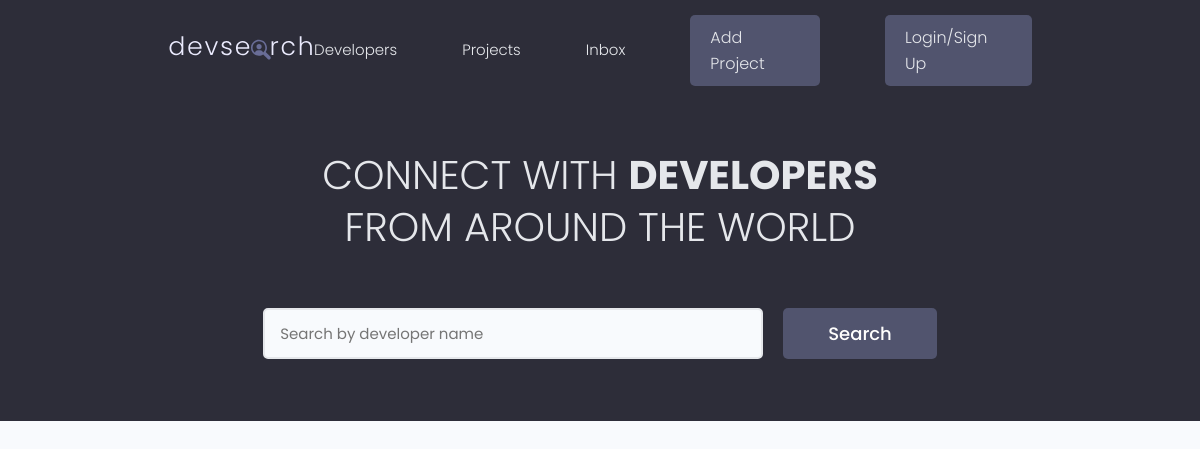
The app's page /, older data.
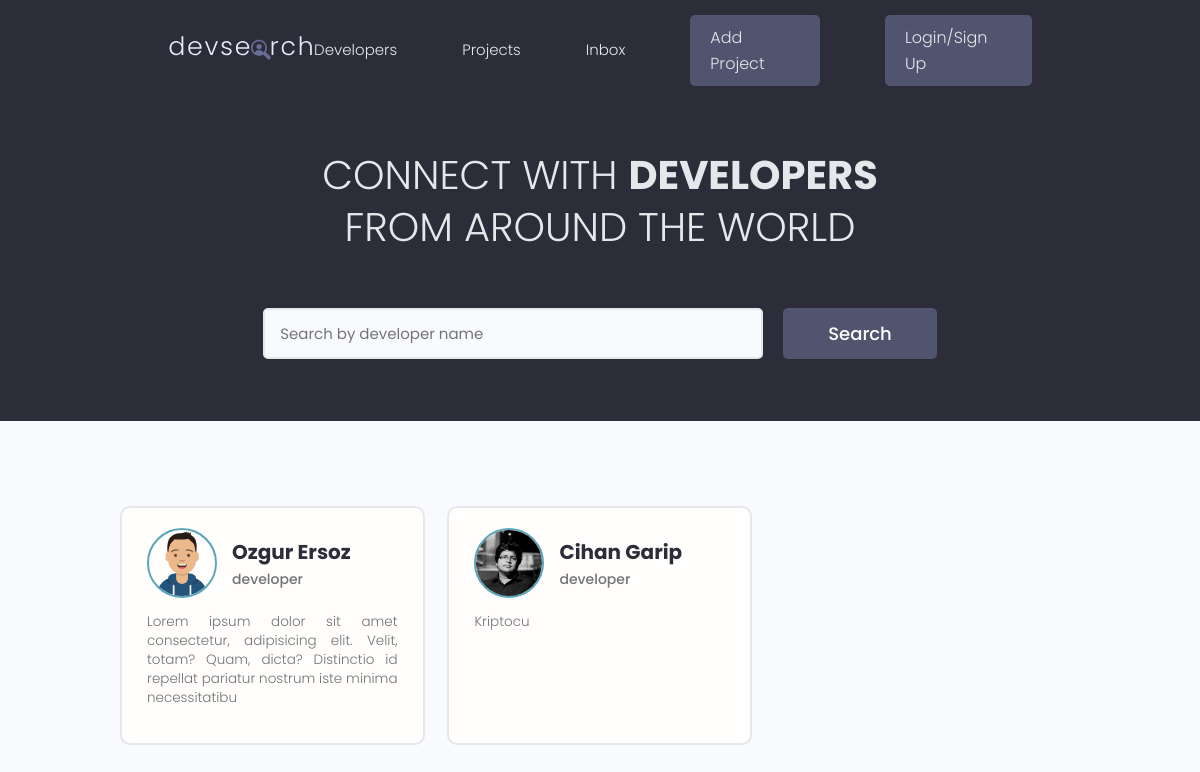
The same page, newer data.
### users/models.py (models this page shows, shortened)
class Profile(models.Model):
    user = models.OneToOneField(User, on_delete=models.CASCADE, null=True, blank=True)
    name = models.CharField(max_length=200, null=True, blank=True)
    username = models.CharField(max_length=200, null=True, blank=True)
    location = models.CharField(max_length=200, null=True, blank=True)
    email = models.EmailField(max_length=500, null=True, blank=True)
    short_intro = models.CharField(max_length=200, null=True, blank=True)
    bio = models.TextField(null=True, blank=True)
    profile_image = models.ImageField(
        null=True,
        blank=True,
        upload_to="profiles/",
        default="profiles/users-default.png",
    )
    social_github = models.CharField(max_length=200, null=True, blank=True)
    social_twitter = models.CharField(max_length=200, null=True, blank=True)
    social_linkedin = models.CharField(max_length=200, null=True, blank=True)
    social_youtube = models.CharField(max_length=200, null=True, blank=True)
    social_website = models.CharField(max_length=200, null=True, blank=True)
    id = models.UUIDField(
        default=uuid.uuid4, unique=True, primary_key=True, editable=False
    )

### users/views.py (the view)
# urls.py: path("", views.profiles, name="profiles"),
def profiles(request):
    profiles = Profile.objects.all()
    context = {"profiles": profiles}
    return render(request, template_name="users/profiles.html", context=context)

### users/templates/users/profiles.html (shortened to what this page needs)
{% extends "main.html" %}
{% block content %}
  <main class="home">
    <section class="hero-section text-center">
      <div class="container container--narrow">
        <div class="hero-section__box">
          <h2>CONNECT WITH <span>DEVELOPERS</span></h2>
          <h2>FROM AROUND THE WORLD</h2>
        </div>
        <div class="hero-section__search">
          <form class="form" action="#" method="get">
            <div class="form__field">
              <input class="input input--text" id="formInput#search" type="text" name="text"
                placeholder="Search by developer name" />
            </div>
            <input class="btn btn--sub btn--lg" type="submit" value="Search" />
          </form>
        </div>
      </div>
    </section>
    <section class="devlist">
      <div class="container">
        <div class="grid grid--three">
            {% for profile in profiles %}
            <div class="column card">
                <div class="dev">
                    <a href="{% url 'user profile' profile.id %}" class="card__body">
                        <div class="dev__profile">
                  <img class="avatar avatar--md" src="{{profile.profile_image.url}}" alt="image" />
                  <div class="dev__meta">
                    <h3>{{profile.name}}</h3>
                    <h5>{{profile.short_intro|slice:"60"}}</h5>
                  </div>
                </div>
                    <p class="dev__info">{{profile.bio|slice:"150"}}</p>
                    </a>
                </div>
            </div>
            {% endfor %}
            </div>
         </div>
    </section>
  </main>
{% endblock content %}

### templates/main.html (shortened to what this page needs)
<!DOCTYPE html>
{% load static %}
<html lang="en">
<head>
  <link rel="stylesheet" href="https://cdn.iconmonstr.com/1.3.0/css/iconmonstr-iconic-font.min.css" />
  <link rel="stylesheet" href="{% static 'uikit/styles/uikit.css' %}" />
  <link rel="stylesheet" href="{% static 'styles/app.css' %}" />
</head>
    {% include "navbar.html" %}
    {% block content %}
    {% endblock content %}
</body>
</html>

### templates/navbar.html (shortened to what this page needs)
{% load static %}
  <header class="header">
    <div class="container container--narrow">
      <a href="{% url 'profiles' %}" class="header__logo">
        <img src="{% static 'images/logo.svg' %}" alt="DevSearch Logo" />
      </a>
      <nav class="header__nav">
        <ul class="header__menu">
          <li class="header__menuItem"><a href="">Developers</a></li>
          <li class="header__menuItem"><a href="{% url 'projects' %}">Projects</a></li>
          <li class="header__menuItem"><a href="">Inbox</a></li>
          <li class="header__menuItem"><a href="{% url 'create project' %}" class="btn btn--sub">Add Project</a></li>
          {% if request.user.is_authenticated %}
          <li class="header__menuItem"><a href="{% url 'logout' %}" class="btn btn--sub">Logout</a></li>
          {% else %}
          <li class="header__menuItem"><a href="{% url 'login' %}" class="btn btn--sub">Login/Sign Up</a></li>
          {% endif %}
        </ul>
      </nav>
    </div>
  </header>

### static/styles/app.css (style rules this page uses)
:root { --color-sub: #2d2d39; }
.btn--sub { background-color: var(--color-sub-light); }
.card { border: 2px solid var(--color-light); }
img { width: 100%; }
.header { position: sticky; z-index: 111; background-color: var(--color-sub); padding: 1.5rem 0; }
.header > .container { display: flex; justify-content: space-between; align-items: center; }
.header__logo > img { height: 3.8rem; }
.header__nav > ul { display: inline-flex; align-items: center; list-style: none; gap: 6.5rem; }
.header__menuItem > a { color: var(--color-light); font-weight: 300; }
.hero-section { height: 40vh; display: flex; align-items: center; background-color: var(--color-sub); }
.hero-section__box { margin-bottom: 4rem; }
.hero-section__box > h2, .hero-section__box > h2 > span { font-size: 4rem; color: var(--color-light); line-height: 1.3; text-transform: uppercase; }
.hero-section__box > h2 { font-weight: 300; }
.hero-section__box > h2 > span { font-weight: 700; }
.hero-section__search > .form { display: flex; align-items: center; justify-content: center; gap: 2rem; }
.hero-section__search > .form input.input--text { width: 50rem; }
.devlist { margin-top: 8rem; }
.devlist .grid { align-items: stretch; }
.devlist .dev .dev__profile { display: flex; align-items: center; gap: 1.5rem; }
.devlist .dev .dev__meta h3 { color: var(--color-sub); font-size: 2rem; font-weight: 700; }
.devlist .dev .dev__meta h5 { color: var(--color-text); font-size: 1.4rem; font-weight: 500; }
.devlist .dev .dev__info { margin: 1.5rem 0; font-size: 1.35rem; line-height: 1.4; text-align: justify; }

### static/uikit/styles/modules/_variables.css (style rules this page uses)
:root { --color-main: #5aa5b9; --color-main-light: #e6faff; --color-sub: #3f4156; --color-sub-light: #51546e; --color-sub-lighter: #ededfd; --color-text: #737373; --color-gray: #8b8b8b; --color-light: #e5e7eb; --color-light-gray: #767676; --color-bg: #f8fafd; --color-white: #fffefd; --color-white-light: #f3f3f3; --color-success: #359e64; --color-success-bg: #def8e8; --color-error: #fc4b0b; --color-error-bg: #fff2ee; --font-base: 'Poppins', arial, helvetica, 'Segoe UI', roboto, ubuntu, sans-serif; --font-monospace: 'Fira Code', 'Courier New', courier, monospace; --font-regular: 300; --font-medium: 500; --font-bold: 700; --generic-shadow: 1px 1px 5px #00000010; --generic-transition: all 0.3s ease-in-out; }

### static/uikit/styles/modules/_base.css (style rules this page uses)
* { margin: 0; padding: 0; box-sizing: border-box; text-rendering: optimizeLegibility; color: inherit; font-size: inherit; }
html { font-size: 50%; }
@media only screen and (min-width: 480px) { html { font-size: 56.25%; } }
@media only screen and (min-width: 1200px) { html { font-size: 62.5%; } }

### static/uikit/styles/modules/_typography.css (style rules this page uses)
* { font-family: var(--font-base); }
h2 { font-size: 3.6rem; font-weight: var(--font-bold); }
h3 { font-size: 3.2rem; font-weight: var(--font-medium); }
h5 { font-size: 2.4rem; font-weight: var(--font-medium); }
h5, h6 { font-weight: var(--font-regular); }
p, span, strong { font-size: 1.6rem; color: var(--color-text); font-weight: var(--font-regular); }
a { padding-bottom: 2px; text-decoration: none; display: inline-block; color: var(--color-main); font-weight: var(--font-medium); }

### static/uikit/styles/modules/_utilities.css (style rules this page uses)
.container { width: 92%; max-width: 165rem; margin: 0 auto; box-sizing: border-box; }
.container--narrow { width: 92%; max-width: 120rem; }
@media screen and (min-width: 1000px) { .container { width: 90%; } }
@media screen and (min-width: 1000px) { .container--narrow { width: 85%; } }
@media screen and (min-width: 1200px) { .container { width: 80%; } }
@media screen and (min-width: 1200px) { .container--narrow { width: 72%; } }
.text-center { text-align: center; }

### static/uikit/styles/modules/_avatar.css (style rules this page uses)
.avatar { border-radius: 50%; border: 2px solid var(--color-main); object-fit: cover; }
.avatar--md { height: 7rem; width: 7rem; }

### static/uikit/styles/modules/_button.css (style rules this page uses)
.btn { display: inline-block; position: relative; cursor: pointer; background-color: var(--color-light); font-weight: var(--font-medium); color: var(--color-sub); text-decoration: none; padding: 1rem 2rem; border-radius: 0.5rem; border: none; width: -webkit-fit-content; width: -moz-fit-content; width: fit-content; height: -webkit-fit-content; height: -moz-fit-content; height: fit-content; font-size: 1.6rem; outline-width: 0; outline-color: transparent; -webkit-backface-visibility: hidden; backface-visibility: hidden; transition: all 0.3s ease-in-out; }
.btn--sub { background-color: var(--color-sub); color: var(--color-white); }
.btn--lg { font-size: 1.8rem; padding: 1.2rem 4.5rem; }

Row changes from the older to the newer data that the page shows:
added Profile: profile_image (picture), name "Ozgur Ersoz", short_intro "developer", bio "Lorem ipsum dolor sit amet consectetur, adipisicing elit. Velit, totam? Quam, dicta? Distinctio id repellat pariatur nostrum iste minima necessitatibu"
added Profile: profile_image (picture), name "Cihan Garip", short_intro "developer", bio "Kriptocu"
